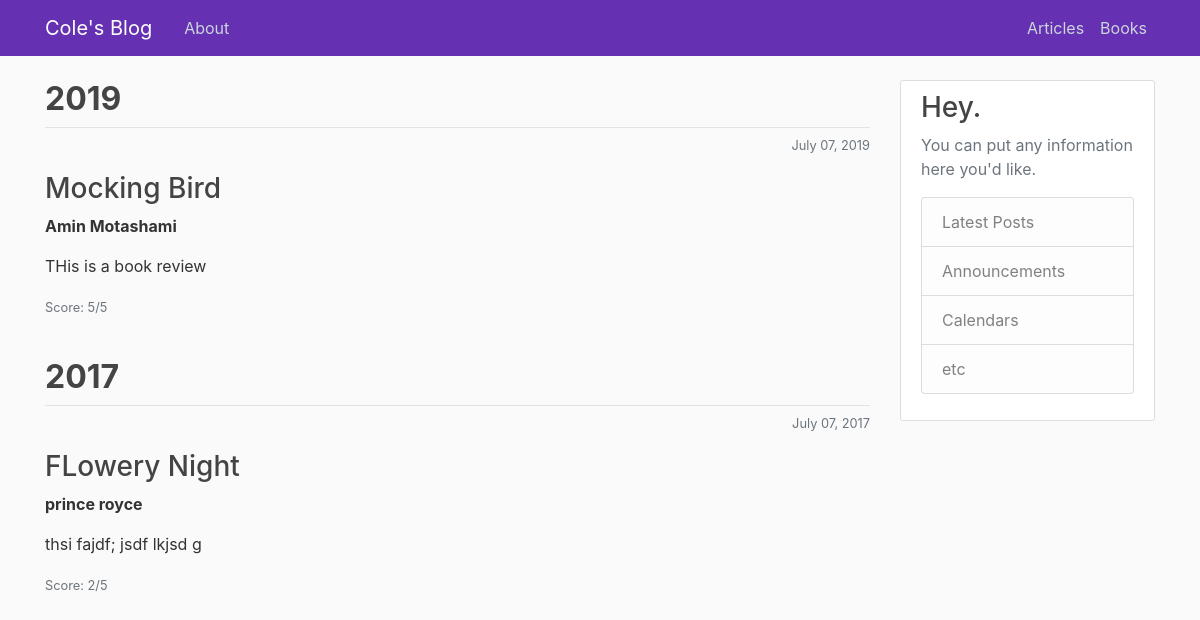
The page /books/ on the database its author committed.
### blog/models.py (models this page shows, shortened)
class BookReview(models.Model):
	title = models.CharField(max_length=200)
	author = models.CharField(max_length=40)
	review = models.TextField()
	rating = models.IntegerField()
	date = models.DateTimeField(default=timezone.now)

### blog/views.py (the view)
# urls.py: path('books/', views.books, name='blog-books')
def books(request):
	books = BookReview.objects.all()
	distinct_years = set()
	for book in books:
		distinct_years.add(book.date.year)
	context = {
		'books': books.order_by('-date'),
		'years': sorted(distinct_years, reverse=True)
	}
	return render(request, 'blog/books.html', context)

### blog/templates/blog/books.html
{% extends "blog/base.html" %}
{% block content %}
<div class="row">
	<div class="col-md-9">
	{% for year in years %}
		<h2><strong>{{year}}</strong></h2>
		{% for book in books %}
			{% if book.date.year == year %}
		    	<div class="media-body">
		        <div class="article-metadata">
		        </div>
		        <p align='right'><small class="text-muted">{{ book.date|date:"F d, Y" }}</small></p>
		        <h3><a class="article-title">{{ book.title }}</a></h3>
		        <p class="article-content"><strong>{{ book.author }}</strong></p>
		        <p class="article-content">{{ book.review }}</p>
		        <p><small class="text-muted">Score: {{ book.rating}}/5</small></p>
		        </div>
			{% endif %}
		{% endfor %}
		<br>
	{% endfor %}
    </div>
    <div class="col-md-3">
    	<div class="content-section">
            <h3>Hey.</h3>
            <p class='text-muted'>You can put any information here you'd like.
              <ul class="list-group">
                <li class="list-group-item list-group-item-light">Latest Posts</li>
                <li class="list-group-item list-group-item-light">Announcements</li>
                <li class="list-group-item list-group-item-light">Calendars</li>
                <li class="list-group-item list-group-item-light">etc</li>
              </ul>
            </p>
          </div>
    </div>
</div>
{% endblock content %}

### blog/static/blog/main.css (style rules this page uses)
body { background: #fafafa; color: #333333; margin-top: 5rem; }
h1, h2, h3, h4, h5, h6 { color: #444444; }
ul { margin: 0; }
.content-section { background: #ffffff; padding: 10px 20px; border: 1px solid #dddddd; border-radius: 3px; margin-bottom: 20px; }
.article-title { color: #444444; }
.article-content { white-space: pre-line; }
.article-metadata { padding-bottom: 1px; margin-bottom: 4px; border-bottom: 1px solid #e3e3e3 }

### rows shown on the page
BookReview: date "July 07, 2019", title "Mocking Bird", author "Amin Motashami", review "THis is a book review", rating "5"
BookReview: date "July 07, 2017", title "FLowery Night", author "prince royce", review "thsi fajdf; jsdf lkjsd g", rating "2"

### other values the page prints
{{ year }} "2019" "2017"
